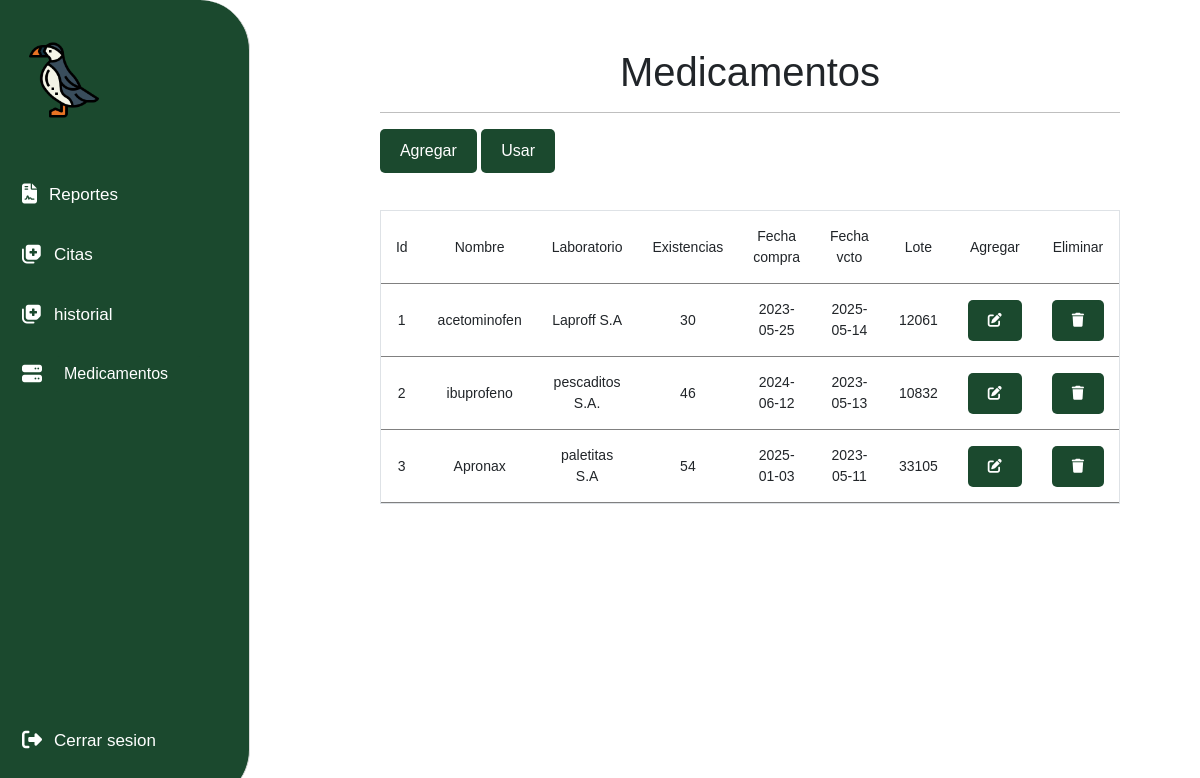
Page /medic/medic.php on the earlier database version.
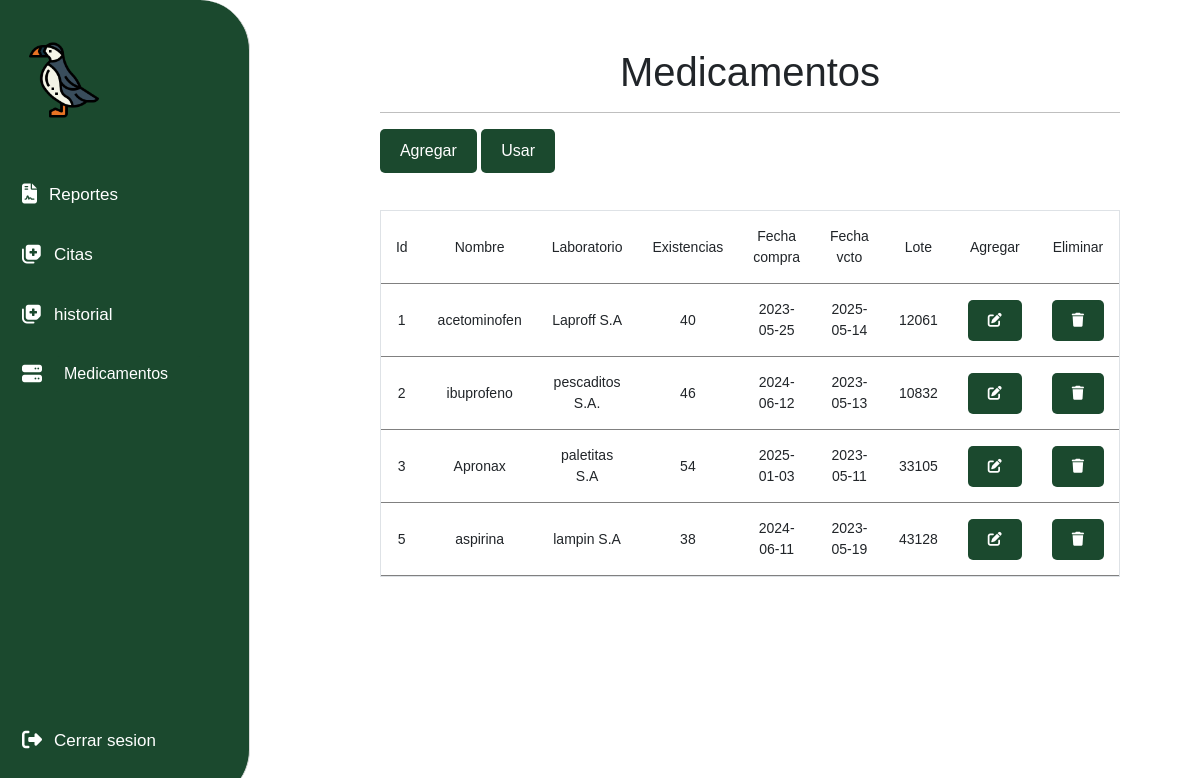
Same page on the later database version.
### tables this page shows
CREATE TABLE `medicamentos` (
  `id_medicamento` int(11) NOT NULL,
  `nombre` varchar(60) NOT NULL,
  `laboratorio` varchar(60) NOT NULL,
  `existencias` int(11) NOT NULL,
  `fecha_vencimiento` date NOT NULL,
  `fecha_compra` date NOT NULL,
  `lote` int(12) NOT NULL
);

### medic/medic.php (the view, shortened to what this page needs)
<?php
require ('../includes/conexion.php');
?>
<!DOCTYPE html>
<html lang="es">
<head>
    <link rel="stylesheet" type="text/css" href="../CSS/medic.css">
	  <link href="https://cdn.jsdelivr.net/npm/bootstrap@5.3.0-alpha3/dist/css/bootstrap.min.css" rel="stylesheet">
</head>
<body>
      <aside class="sidebar">
      <header class="sidebar-header">
        <img class="logo-img" src="../images/frailecillo.png"/>
      </header>
      <nav>
        <button type="button" id="reportes_link">
          <span>
            <i class="fa-solid fa-file-contract" style="color: #ffffff;"></i>
            <span>Reportes</span>
          </span>
        </button>
        <button>
          <span>
            <i class="fa-solid fa-notes-medical" style="color: #ffffff;"></i>
            <a href="funciones/citas/citas_pendientes.php"><span>Citas</span></a>
          </span>
        </button>
        <button id="#historial_animales">
          <span>
            <i class="fa-solid fa-notes-medical" style="color: #ffffff;"></i>
            <span>historial</span>
          </span>
        </button>
        <button type="button" id="menu_des">
          <span>
            <i class="fa-solid fa-server" style="color: #ffffff;"></i>
            <span><select id="menu" class="tablas_menu"><option value="option1">Medicamentos</option>
            </select></span>
          </span>
        </button>
        <button>
          <span>
            <i class="fa-solid fa-right-from-bracket"></i>
            <a href="../logout.php"><span>Cerrar sesion</span></a>
          </span>
        </button>
      </nav>
    </aside>
<div id="option1" class="opciones">
<br><br>
<center><h1>Medicamentos</h1></center>
<hr style="border: none; border-top: 1px solid black;">
<button type="button" data-bs-toggle="modal" data-bs-target="#agregar_medicamentos_med" class="boton">Agregar</button>
<button type="button" data-bs-toggle="modal" data-bs-target="#utilizar_medicamentos" class="boton">Usar</button>
<div id="medicamentos">
	<div class="table">
		<table>
			<thead>
			<tr>
				<td>Id</td>
				<td>Nombre</td>
				<td>Laboratorio</td>
				<td>Existencias</td>
				<td>Fecha compra</td>
				<td>Fecha vcto</td>
				<td>Lote</td>
        		<td>Agregar</td>
        		<td>Eliminar</td>
			</tr>
			</thead>
			<tbody>
				<?php
				$sql="SELECT * from medicamentos";
				$result=mysqli_query($conn,$sql);
				while($mostrar=mysqli_fetch_array($result)){
          		$arreglo3 = $mostrar['id_medicamento'].','.$mostrar['nombre'].','.$mostrar['laboratorio'].','.$mostrar['existencias'].','.$mostrar['fecha_vencimiento'].','.$mostrar['fecha_compra'].','.$mostrar['lote'];
				 ?>
				<tr>
					<td><?php echo $mostrar['id_medicamento'] ?></td>
					<td><?php echo $mostrar['nombre'] ?></td>
					<td><?php echo $mostrar['laboratorio'] ?></td>
					<td><?php echo $mostrar['existencias'] ?></td>
          <td><?php echo $mostrar['fecha_vencimiento'] ?></td>
          <td><?php echo $mostrar['fecha_compra'] ?></td>
          <td><?php echo $mostrar['lote'] ?></td>
					<td><button type="button" data-bs-toggle="modal" data-bs-target="#editar_med" class="boton" onclick="editar_med('<?php echo $arreglo3?>')"><i class="fa-solid fa-pen-to-square" style="color: #ffffff;"></i></button></td>
					<td><button type="button" data-bs-toggle="modal" data-bs-target="#eliminar_med" class="boton" onclick="eliminar_med('<?php echo $arreglo3?>')"><i class="fa-solid fa-trash" style="color: #ffffff;"></i></button></td>
				</tr>
				<?php
				}
				 ?>
			</tbody>
		</table>
	</div>
  </div>
</div>
</body>
</html>

### CSS/medic.css (style rules this page uses)
* { font-family: Arial, sans-serif; }
.sidebar { position: fixed; top: 0; left: 0; display: flex; flex-direction: column; align-items: flex-start; width: 250px; height: 100%; padding: 40px 10px 30px 10px; background: #1b492e; border-right: 1px solid #dbdbdb; transition: 0.3s; color: white; border-top-right-radius: 50px; border-bottom-right-radius: 50px; }
.sidebar-header { width: 100%; margin-bottom: 44px; }
.logo-img { margin-left: 14px; height: 80px; }
.sidebar button { height: 60px; background: transparent; border: 0; padding: 0; font-family: inherit; color: inherit; cursor: pointer; }
.sidebar button>span { display: flex; align-items: center; gap: 12px; height: 48px; padding: 0 12px; border-radius: 24px; line-height: 1; }
.sidebar button>span>span { transition: 0.3s; }
.sidebar a { text-decoration: none; color: white; }
.sidebar button i { position: relative; font-size: 20px; transition: 0.2s; }
.sidebar button span { font-size: 17px; }
.sidebar>nav { flex: 1 1 auto; display: flex; flex-direction: column; width: 100%; }
.sidebar>nav button:last-child { margin-top: auto; }
.tablas_menu { width: 150px; padding: 10px; border: none; background-color: #1b492e; font-size: 16px; appearance: none; -webkit-appearance: none; border-radius: 5%; color: white; }
.tablas_menu:after { content: "\25BC"; position: relative; top: 0; right: 0; padding: 10px; background-color: #1b492e; font-size: 16px; pointer-events: none; }
.opciones { margin-left: 600px; margin-right: 300px; width: 80%; }
body { display: flex; align-items: center; justify-content: center; background: white; }
.table { border: solid 1px #1b492e; margin-top: 5%; table-layout: auto; }
table { color: black; font-size: 14px; table-layout: fixed; }
thead { background: #1b492e; color: white; }
td { padding: 15px; border-bottom: solid 1px #1b492e; text-align: center; }
tbody tr { cursor: pointer; }
.boton { background-color: #1b492e; color: white; padding: 10px 20px; border: none; border-radius: 5px; cursor: pointer; }

Differences in the rows shown:
changed medicamentos "acetominofen": existencias "30" → "40"
added medicamentos: id_medicamento "5", nombre "aspirina", laboratorio "lampin S.A", existencias "38", fecha_vencimiento "2024-06-11", fecha_compra "2023-05-19", lote "43128"
